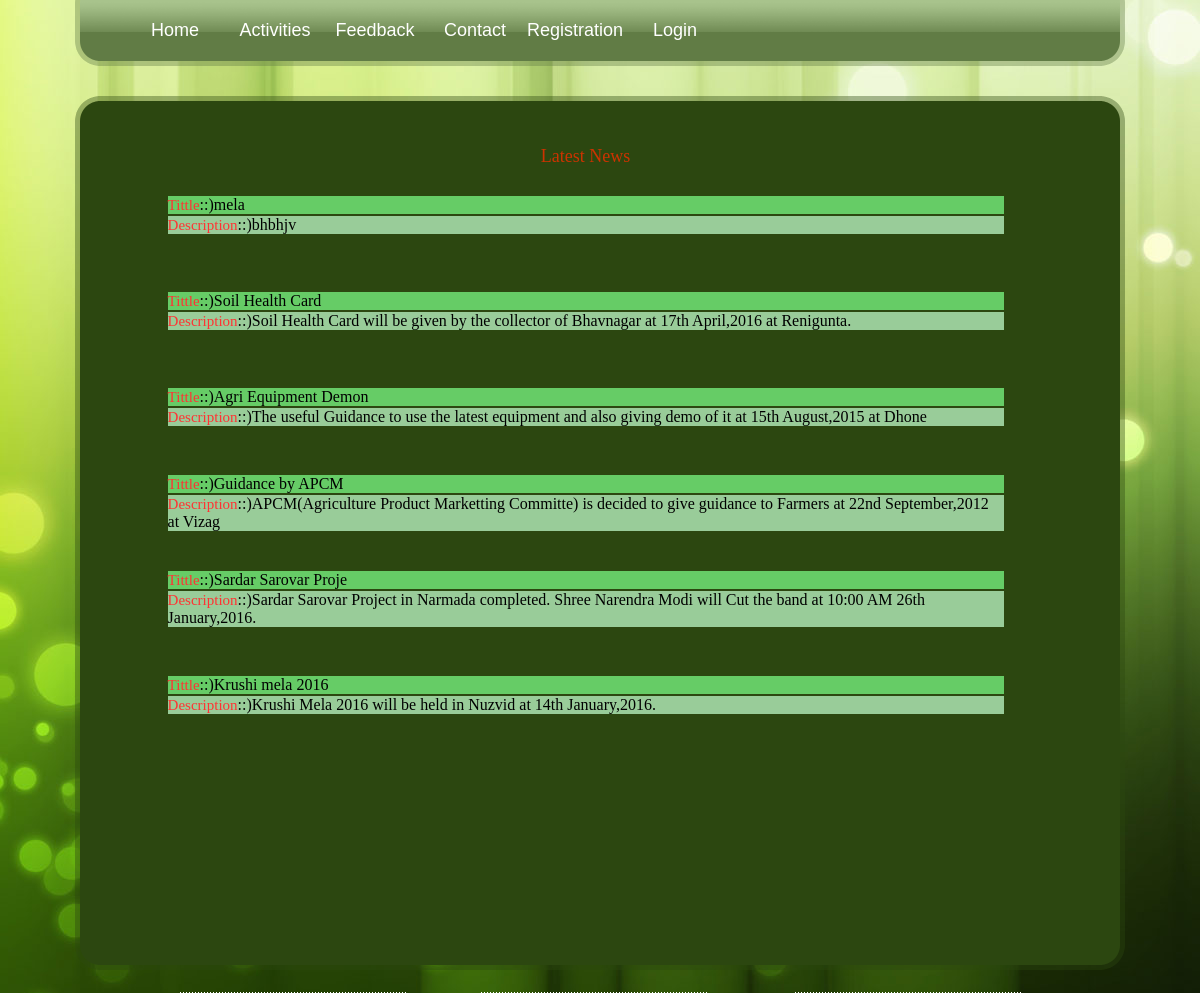
The page /client/news_all.php on the database its author committed.
### tables this page shows
CREATE TABLE IF NOT EXISTS `news` (
  `nid` int(11) NOT NULL AUTO_INCREMENT,
  `tittle` varchar(20) NOT NULL,
  `description` varchar(255) NOT NULL,
  PRIMARY KEY (`nid`)
);

### client/news_all.php (the view, shortened to what this page needs)
<!DOCTYPE html PUBLIC "-//W3C//DTD XHTML 1.0 Strict//EN" "http://www.w3.org/TR/xhtml1/DTD/xhtml1-strict.dtd">
<html xmlns="http://www.w3.org/1999/xhtml">
    <head>
        <link href="styles.css" rel="stylesheet" type="text/css" media="screen" />
</head>
<body>
    	<div id="wrap">
		        <div id="menu">
					 <ul>
						<li><a href="index.php">Home</a></li>
						<li><a href="activities.php">Activities</a></li>
						<li><a href="feedback.php">Feedback</a></li>
						<li><a href="contact.php">Contact</a></li>
						<?php if(isset($_SESSION['uid'])=='')
						{
						?>
						<li><a href="register.php">Registration</a></li>
						<li><a href="login.php">Login</a></li>
						<?php
						}
						else
						{
						?>
						<li><a href="Logout.php">Logout</a></li>
						<?php
						}
						?>
					</ul>
				</div>
				<div id="top_padding"></div>
				<div id="content_top"></div>
				<div id="content_bg_repeat">
					<div class="inside">
					  <div class="row-2">
					    <table width="100%" height="209" border="0">
                          <tr>
                            <td colspan="3">&nbsp;</td>
                          </tr>
                          <tr>
                            <td width="6%">&nbsp;</td>
                            <td width="85%"><table width="100%" height="123" border="0">
                              <tr>
                                <td height="21"><div align="center" class="style25 style28">Latest News </div></td>
                              </tr>
							  <?php
	                           $q=mysql_query("select * from news order by nid desc") or die ("query fail");
	                           while($data=mysql_fetch_array($q))
	                             {
	                           ?>
                              <tr>
                                <td height="94"><table width="100%" border="0">
                                  <tr>
                                    <td colspan="3" bgcolor="#66CC66" style="font-family:Georgia, 'Times New Roman', Times, serif; font-size:16px; color:#000000"><span class="style27">Tittle</span>::)<?php echo $data['tittle'];?></td>
                                  </tr>
                                  <tr>
                                    <td colspan="3" bgcolor="#99CC99"style="font-family:Georgia, 'Times New Roman', Times, serif; font-size:16px; color:#000000"><span class="style27">Description</span>::)<?php echo $data['description'];?></td>
                                  </tr>
                                </table></td>
                              </tr>
							  <?php
							  }
							  ?>
                            </table></td>
                            <td width="9%">&nbsp;</td>
                          </tr>
                          <tr>
                            <td colspan="3">&nbsp;</td>
                          </tr>
                        </table>
					    <p>&nbsp;</p>
              	<p>&nbsp;</p>
              	<p>&nbsp;</p>
              	<p>&nbsp;</p>
              	<p>&nbsp;</p>
              </div>
            </div>
				</div>
				<div id="content_bottom"></div>
				<div id="footer_top">
				</div>
		</div>
</body>
</html>

### client/styles.css (style rules this page uses)
* { margin: 0px; padding: 0px; }
a { color: #ffffff; font-weight: bold; text-decoration: none; }
body { font-family: Arial, Helvetica, sans-serif; font-size: 12px; line-height: 18px; color: #ffffff; background: #000000 url(images/bg.jpg) no-repeat top center fixed; }
#wrap { width: 1050px; margin: 0 auto; }
#menu { width: 1050px; height: 66px; background: url(images/menu_bg.png); }
#menu ul { padding-left: 0px; list-style: none; padding: 0px 0px 0px 0px; margin: 0 auto; width: 950px; }
#menu ul li { display: inline; }
#menu ul li a { font: Georgia, "Times New Roman", Times, serif; font-size:18px; color: #ffffff; font-weight: normal; text-decoration: none; text-align: center; display: block; float: left; width: 100px; height: 61px; line-height: 61px; }
#top_padding { height: 30px; }
#content_top { background: url(images/content_top.png) top left; height: 25px; }
#content_bottom { background: url(images/content_bottom.png) top left; height: 24px; }
#content_bg_repeat { background: url(images/content_bg_repeat.png) left repeat-y; padding: 0px 24px 0px 25px; }
.inside p { margin-bottom:18px; }
#footer_top { width: 841px; margin: 0 auto; background: url(images/footer_top_border.png) no-repeat bottom; padding-top: 23px; }

### client/news_all.php (style rules this page uses)
.style27 { color: #FF3333; font-size: 15px; }
.style28 { font-family: Georgia, "Times New Roman", Times, serif; font-size: 18px; color: #CC3300; }

### rows shown on the page
news: tittle "mela", description "bhbhjv"
news: tittle "Soil Health Card", description "Soil Health Card will be given by the collector of Bhavnagar at 17th April,2016 at Renigunta."
news: tittle "Agri Equipment Demon", description "The useful Guidance to use the latest equipment and also giving demo of it at 15th August,2015 at Dhone"
news: tittle "Guidance by APCM", description "APCM(Agriculture Product Marketting Committe) is decided to give guidance to Farmers at 22nd September,2012 at Vizag"
news: tittle "Sardar Sarovar Proje", description "Sardar Sarovar Project in Narmada completed. Shree Narendra Modi will Cut the band at 10:00 AM 26th January,2016."
news: tittle "Krushi mela 2016", description "Krushi Mela 2016 will be held in Nuzvid at 14th January,2016."
